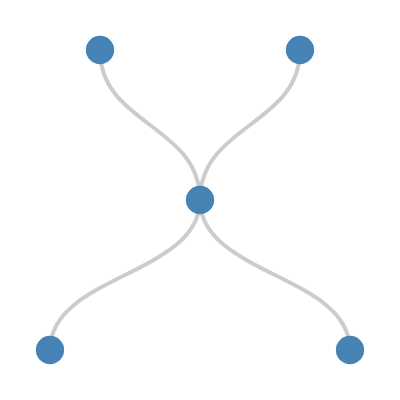

Vega-Lite specification stored for this chart:
### Vega specification from a JSON file in a GitHub repository (floating-point values rounded to 4 significant figures)
{"$schema": "https://vega.github.io/schema/vega/v3.json", "width": 200, "height": 200, "autosize": "none", "signals": [{"name": "orient", "value": "vertical", "bind": {"input": "select", "options": ["vertical", "horizontal", "radial"]}}, {"name": "shape", "value": "diagonal", "bind": {"input": "select", "options": ["line", "arc", "curve", "diagonal", "orthogonal"]}}], "data": [{"name": "nodes", "values": [{"id": 2, "x": 0, "y": 100}, {"id": 3, "x": -75, "y": 175}, {"id": 5, "x": 75, "y": 175}, {"id": 6, "x": -50, "y": 25}, {"id": 7, "x": 50, "y": 25}], "transform": [{"type": "formula", "expr": "atan2(datum.y, datum.x)", "as": "angle"}, {"type": "formula", "expr": "sqrt(datum.y * datum.y + datum.x * datum.x)", "as": "radius"}, {"type": "formula", "expr": "orient === 'radial' ? datum.angle : datum.x", "as": "v0"}, {"type": "formula", "expr": "orient === 'radial' ? datum.radius : datum.y", "as": "v1"}]}, {"name": "edges", "values": [{"s": 2, "t": 3}, {"s": 2, "t": 5}, {"s": 2, "t": 6}, {"s": 2, "t": 7}], "transform": [{"type": "lookup", "from": "nodes", "key": "id", "fields": ["s", "t"], "as": ["source", "target"]}, {"type": "linkpath", "sourceX": "source.v0", "sourceY": "source.v1", "targetX": "target.v0", "targetY": "target.v1", "orient": {"signal": "orient"}, "shape": {"signal": "shape"}}]}], "marks": [{"type": "path", "from": {"data": "edges"}, "encode": {"enter": {"stroke": {"value": "#ccc"}, "strokeWidth": {"value": 2}, "x": {"value": 100}, "y": {"value": 0}}, "update": {"path": {"field": "path"}}}}, {"type": "symbol", "from": {"data": "nodes"}, "encode": {"enter": {"size": {"value": 200}, "fill": {"value": "steelblue"}, "x": {"field": "x", "offset": 100}, "y": {"field": "y", "offset": 0}}}}]}
